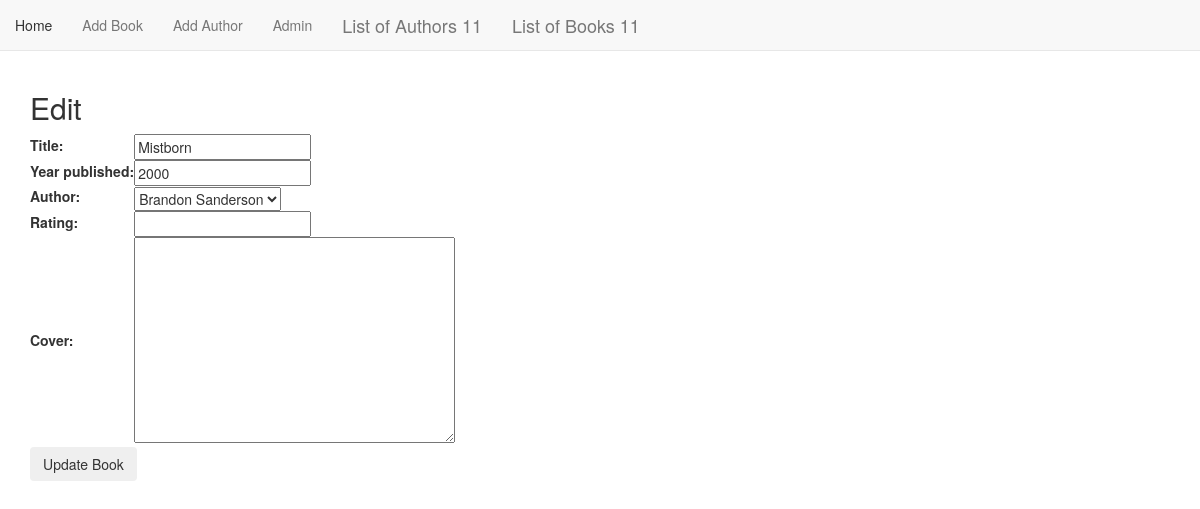
Page /book_app/books/update/42/ on the earlier database version.
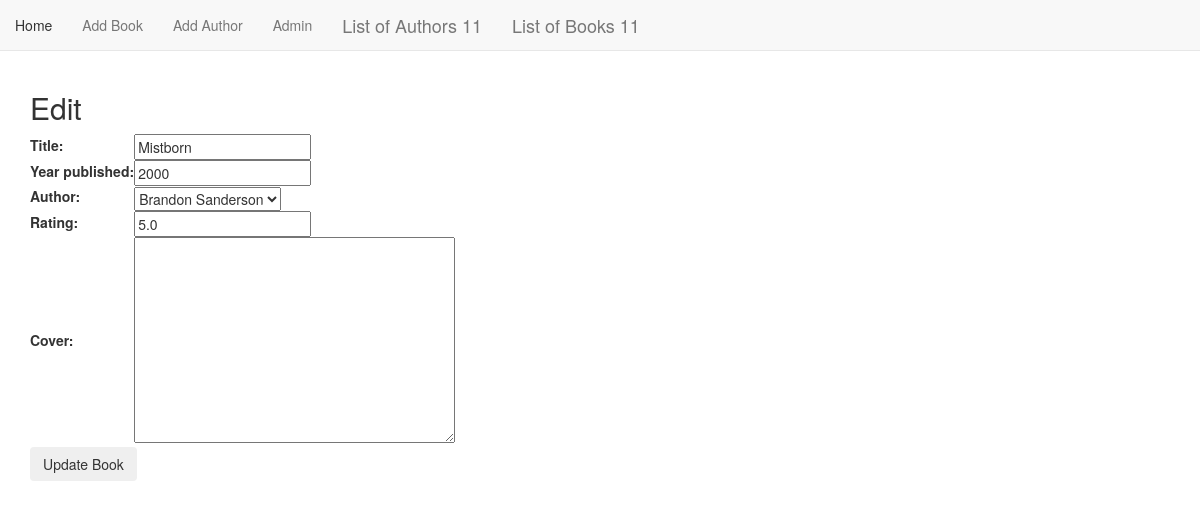
Same page on the later database version.
### book_app/models.py (models this page shows, shortened)
class Book(models.Model):
    title = models.CharField(max_length=255)
    year_published = models.IntegerField(null=True)
    author = models.ForeignKey(
        Author, related_name='book', on_delete=models.CASCADE)
    rating = models.FloatField(null=True)
    cover = models.TextField(blank=True)

### book_app/views.py (the view)
# urls.py: path('books/update/<int:pk>/', views.BookUpdate.as_view(), name='book_update'),
class BookUpdate(UpdateView):
    model = models.Book
    fields = '__all__'
    success_url = reverse_lazy("book_app:book_list")

### book_app/models.py (called while the page is built)
    def __str__(self):
        return self.name

### book_app/templates/book_app/book_form.html (shortened to what this page needs)
{% extends "book_app/book_app_base.html" %}
{% block body_block %}
{% if object %}
<h2>Edit
    </h2>
    {% else %}
    <h2>Add Book</h2>
    {% endif %}
    <form action="" method="POST">
        <table>
            {{form.as_table}}
        </table>
        <input type="submit" value="{% if object %}Update{% else %}Create{% endif %} Book" class="btn">
    </form>
{% endblock %}

Differences in the rows shown:
changed Book "Mistborn": rating (not shown) → "5.0"
